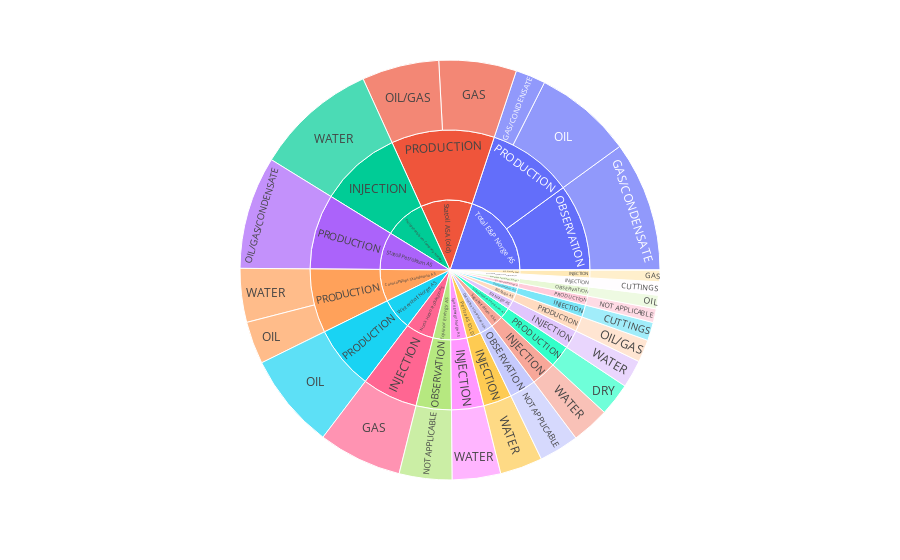

Source (notebook cell):
### Code cell
fig = px.sunburst(grouped.sample(25), path=['Drilling operator','Purpose', 'Content'], values='TTnum')
fig.show()

### Figure 1 — Plotly figure (JSON) as saved in the notebook; plotly's stock layout.template omitted (floating-point values rounded to 4 significant figures)
{"data": [{"branchvalues": "total", "domain": {"x": [0, 1], "y": [0, 1]}, "hovertemplate": "labels=%{label}<br>TTnum=%{value}<br>parent=%{parent}<br>id=%{id}<extra></extra>", "ids": ["ExxonMobil Exploration and Production Norway AS/INJECTION/CUTTINGS", "StatoilHydro ASA/INJECTION/CUTTINGS", "StatoilHydro Petroleum AS/PRODUCTION/DRY", "A/S Norske Shell/INJECTION/GAS", "Norsk Hydro Produksjon AS/INJECTION/GAS", "Statoil ASA (old)/PRODUCTION/GAS", "Total E&P Norge AS/OBSERVATION/GAS/CONDENSATE", "Total E&P Norge AS/PRODUCTION/GAS/CONDENSATE", "Det norske oljeselskap ASA/OBSERVATION/NOT APPLICABLE", "Equinor Energy AS/OBSERVATION/NOT APPLICABLE", "Elf Petroleum Norge AS/PRODUCTION/NOT APPLICABLE", "A/S Norske Shell/SHALLOW GAS/NOT APPLICABLE", "Marathon Petroleum Norge AS/OBSERVATION/OIL", "ConocoPhillips Skandinavia AS/PRODUCTION/OIL", "Total E&P Norge AS/PRODUCTION/OIL", "Wintershall Norge AS/PRODUCTION/OIL", "BG Norge AS/PRODUCTION/OIL/GAS", "Statoil ASA (old)/PRODUCTION/OIL/GAS", "Statoil Petroleum AS/PRODUCTION/OIL/GAS/CONDENSATE", "Eni Norge AS/INJECTION/WATER", "Pertra AS (OLD)/INJECTION/WATER", "Phillips Petroleum Company Norway/INJECTION/WATER", "Saga Petroleum ASA/INJECTION/WATER", "Spirit Energy Norge AS/INJECTION/WATER", "ConocoPhillips Skandinavia AS/PRODUCTION/WATER", "A/S Norske Shell/INJECTION", "Eni Norge AS/INJECTION", "ExxonMobil Exploration and Production Norway AS/INJECTION", "Norsk Hydro Produksjon AS/INJECTION", "Pertra AS (OLD)/INJECTION", "Phillips Petroleum Company Norway/INJECTION", "Saga Petroleum ASA/INJECTION", "Spirit Energy Norge AS/INJECTION", "StatoilHydro ASA/INJECTION", "Det norske oljeselskap ASA/OBSERVATION", "Equinor Energy AS/OBSERVATION", "Marathon Petroleum Norge AS/OBSERVATION", "Total E&P Norge AS/OBSERVATION", "BG Norge AS/PRODUCTION", "ConocoPhillips Skandinavia AS/PRODUCTION", "Elf Petroleum Norge AS/PRODUCTION", "Statoil ASA (old)/PRODUCTION", "Statoil Petroleum AS/PRODUCTION", "StatoilHydro Petroleum AS/PRODUCTION", "Total E&P Norge AS/PRODUCTION", "Wintershall Norge AS/PRODUCTION", "A/S Norske Shell/SHALLOW GAS", "A/S Norske Shell", "BG Norge AS", "ConocoPhillips Skandinavia AS", "Det norske oljeselskap ASA", "Elf Petroleum Norge AS", "Eni Norge AS", "Equinor Energy AS", "ExxonMobil Exploration and Production Norway AS", "Marathon Petroleum Norge AS", "Norsk Hydro Produksjon AS", "Pertra AS (OLD)", "Phillips Petroleum Company Norway", "Saga Petroleum ASA", "Spirit Energy Norge AS", "Statoil ASA (old)", "Statoil Petroleum AS", "StatoilHydro ASA", "StatoilHydro Petroleum AS", "Total E&P Norge AS", "Wintershall Norge AS"], "labels": ["CUTTINGS", "CUTTINGS", "DRY", "GAS", "GAS", "GAS", "GAS/CONDENSATE", "GAS/CONDENSATE", "NOT APPLICABLE", "NOT APPLICABLE", "NOT APPLICABLE", "NOT APPLICABLE", "OIL", "OIL", "OIL", "OIL", "OIL/GAS", "OIL/GAS", "OIL/GAS/CONDENSATE", "WATER", "WATER", "WATER", "WATER", "WATER", "WATER", "INJECTION", "INJECTION", "INJECTION", "INJECTION", "INJECTION", "INJECTION", "INJECTION", "INJECTION", "INJECTION", "OBSERVATION", "OBSERVATION", "OBSERVATION", "OBSERVATION", "PRODUCTION", "PRODUCTION", "PRODUCTION", "PRODUCTION", "PRODUCTION", "PRODUCTION", "PRODUCTION", "PRODUCTION", "SHALLOW GAS", "A/S Norske Shell", "BG Norge AS", "ConocoPhillips Skandinavia AS", "Det norske oljeselskap ASA", "Elf Petroleum Norge AS", "Eni Norge AS", "Equinor Energy AS", "ExxonMobil Exploration and Production Norway AS", "Marathon Petroleum Norge AS", "Norsk Hydro Produksjon AS", "Pertra AS (OLD)", "Phillips Petroleum Company Norway", "Saga Petroleum ASA", "Spirit Energy Norge AS", "Statoil ASA (old)", "Statoil Petroleum AS", "StatoilHydro ASA", "StatoilHydro Petroleum AS", "Total E&P Norge AS", "Wintershall Norge AS"], "name": "", "parents": ["ExxonMobil Exploration and Production Norway AS/INJECTION", "StatoilHydro ASA/INJECTION", "StatoilHydro Petroleum AS/PRODUCTION", "A/S Norske Shell/INJECTION", "Norsk Hydro Produksjon AS/INJECTION", "Statoil ASA (old)/PRODUCTION", "Total E&P Norge AS/OBSERVATION", "Total E&P Norge AS/PRODUCTION", "Det norske oljeselskap ASA/OBSERVATION", "Equinor Energy AS/OBSERVATION", "Elf Petroleum Norge AS/PRODUCTION", "A/S Norske Shell/SHALLOW GAS", "Marathon Petroleum Norge AS/OBSERVATION", "ConocoPhillips Skandinavia AS/PRODUCTION", "Total E&P Norge AS/PRODUCTION", "Wintershall Norge AS/PRODUCTION", "BG Norge AS/PRODUCTION", "Statoil ASA (old)/PRODUCTION", "Statoil Petroleum AS/PRODUCTION", "Eni Norge AS/INJECTION", "Pertra AS (OLD)/INJECTION", "Phillips Petroleum Company Norway/INJECTION", "Saga Petroleum ASA/INJECTION", "Spirit Energy Norge AS/INJECTION", "ConocoPhillips Skandinavia AS/PRODUCTION", "A/S Norske Shell", "Eni Norge AS", "ExxonMobil Exploration and Production Norway AS", "Norsk Hydro Produksjon AS", "Pertra AS (OLD)", "Phillips Petroleum Company Norway", "Saga Petroleum ASA", "Spirit Energy Norge AS", "StatoilHydro ASA", "Det norske oljeselskap ASA", "Equinor Energy AS", "Marathon Petroleum Norge AS", "Total E&P Norge AS", "BG Norge AS", "ConocoPhillips Skandinavia AS", "Elf Petroleum Norge AS", "Statoil ASA (old)", "Statoil Petroleum AS", "StatoilHydro Petroleum AS", "Total E&P Norge AS", "Wintershall Norge AS", "A/S Norske Shell", "", "", "", "", "", "", "", "", "", "", "", "", "", "", "", "", "", "", "", ""], "type": "sunburst", "values": [16, 22, 39.5, 14, 100.4, 93.03, 156, 36, 47.8, 63.33, 16.5, 0, 16.25, 50.93, 117.7, 114.8, 27, 92.47, 135.1, 33.38, 51, 146.5, 45.32, 58, 64.5, 14, 33.38, 16, 100.4, 51, 146.5, 45.32, 58, 22, 47.8, 63.33, 16.25, 156, 27, 115.4, 16.5, 185.5, 135.1, 39.5, 153.7, 114.8, 0, 14, 27, 115.4, 47.8, 16.5, 33.38, 63.33, 16, 16.25, 100.4, 51, 146.5, 45.32, 58, 185.5, 135.1, 22, 39.5, 309.7, 114.8]}], "layout": {"legend": {"tracegroupgap": 0}, "margin": {"t": 60}}}
